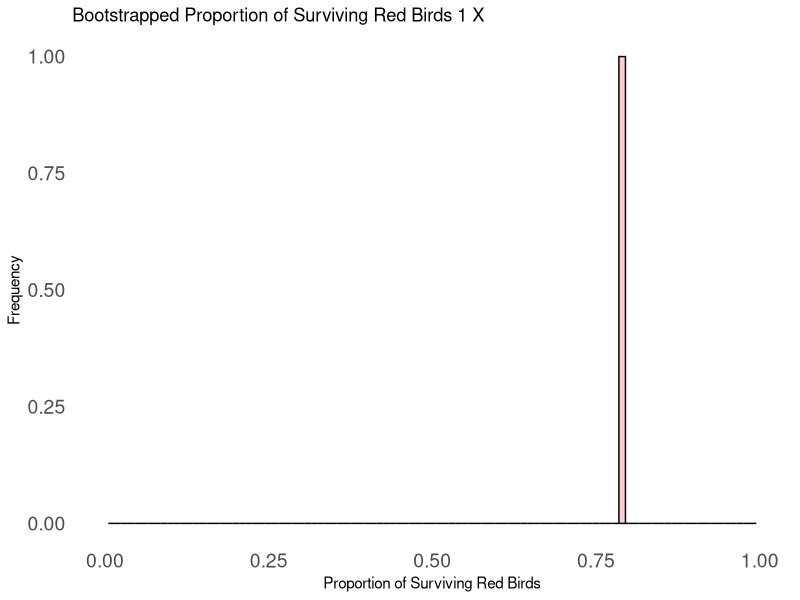

This figure's R source:
# Bootstrap function, this function simulates bootstrapping a dataset for the probability 
#of survival for red or blue birds
#this is a comment it doesn't run unless you remove the '#' symbol 
#if you didn't install the package ggplot2 before, uncomment the line below and run it
#install.packages("ggplot2")
library(ggplot2) #you have to run this each time you open R if you want to use this package
options(warn = -1) #getting warning on scale_x_continuous that's annoying
rm(list = ls()) # Clears all variables in the environment
run_bootstrap_simulation <- function(n_bootstrap=n_bootstrap) {
  # Create the groups
  red_birds <- rep("Red", 100)   # Makes a variable of Red birds, rep stands for "repeat"
  blue_birds <- rep("Blue", 100)  # Blue birds
  
  # Combine both groups into one vector
  group <- c(red_birds, blue_birds)
  
  # Create a data frame for plotting
  group_df <- data.frame(ID = 1:200, Group = group)
  
  # Assign probabilities: higher probabilities mean more likely to not survive
  survive_probs <- ifelse(group_df$Group == "Blue", 0.75, 0.25)  # chance for Blue, chance for Red
  
  # Shuffle the group and randomly select individuals to not survive based on probabilities
  survived_indices <- sample(1:200, 100, prob = survive_probs)  # Randomly select survival with unequal probabilities
  
  # Mark Individuals that did not survive in the data frame
  group_df$NotSurvive <- FALSE  # Initialize the not survive column
  group_df$NotSurvive[survived_indices] <- TRUE  # Mark the individuals who did not survive
  
  # Initialize a numeric vector to store bootstrap results
  bootstrap_results <- numeric(n_bootstrap)
  
  # Bootstrap sampling loop
  for (i in 1:n_bootstrap) {
    # Sample with replacement from the original data, respecting survival status
    bootstrap_sample <- sample(1:200, 50, replace = TRUE)
    
    # Get the Groups and Killed status for the sampled indices
    sampled_groups <- group_df$Group[bootstrap_sample]
    sampled_notsurvive <- group_df$NotSurvive[bootstrap_sample]
    
    # Calculate the proportion of surviving Red birds
    surviving_red <- sampled_groups[sampled_notsurvive == FALSE] == "Red"
    if (length(surviving_red) > 0) {
      proportion_red <- mean(surviving_red)
    } else {
      proportion_red <- 1e-10  # Use a small value instead of NA
    }
    bootstrap_results[i] <- proportion_red
  }
  
  # Create a data frame for bootstrap results
  bootstrap_df <- data.frame(Proportion_Surviving_Red = bootstrap_results)
  # Check the data frame to ensure it's correct
  #print(summary(bootstrap_df))  # prints the mean,median, and IQR
  
  # Plot the distribution of bootstrap results
  #all plotting code is stored in the variable 'p'
    p <- ggplot(bootstrap_df, aes(x = Proportion_Surviving_Red)) +
      geom_histogram(binwidth = 0.01, fill = "lightpink", color = "black", alpha = 0.7) +
      labs(title = paste("Bootstrapped Proportion of Surviving Red Birds", n_bootstrap, "X"),
           x = "Proportion of Surviving Red Birds",
           y = "Frequency") +
      scale_x_continuous(limits = c(0, 1), breaks = seq(0, 1, by = 0.25)) +
      theme_minimal() +
      theme(panel.grid.major = element_blank(),  # Remove major grid lines
            panel.grid.minor = element_blank(),  # Remove minor grid lines
            axis.text.x = element_text(size = 14),  # Increase x-axis text size
            axis.text.y = element_text(size = 14))
   p  # show plot
}
# Call the function, increase n_bootstrap to increase the number of times you resample
run_bootstrap_simulation(n_bootstrap=1)


